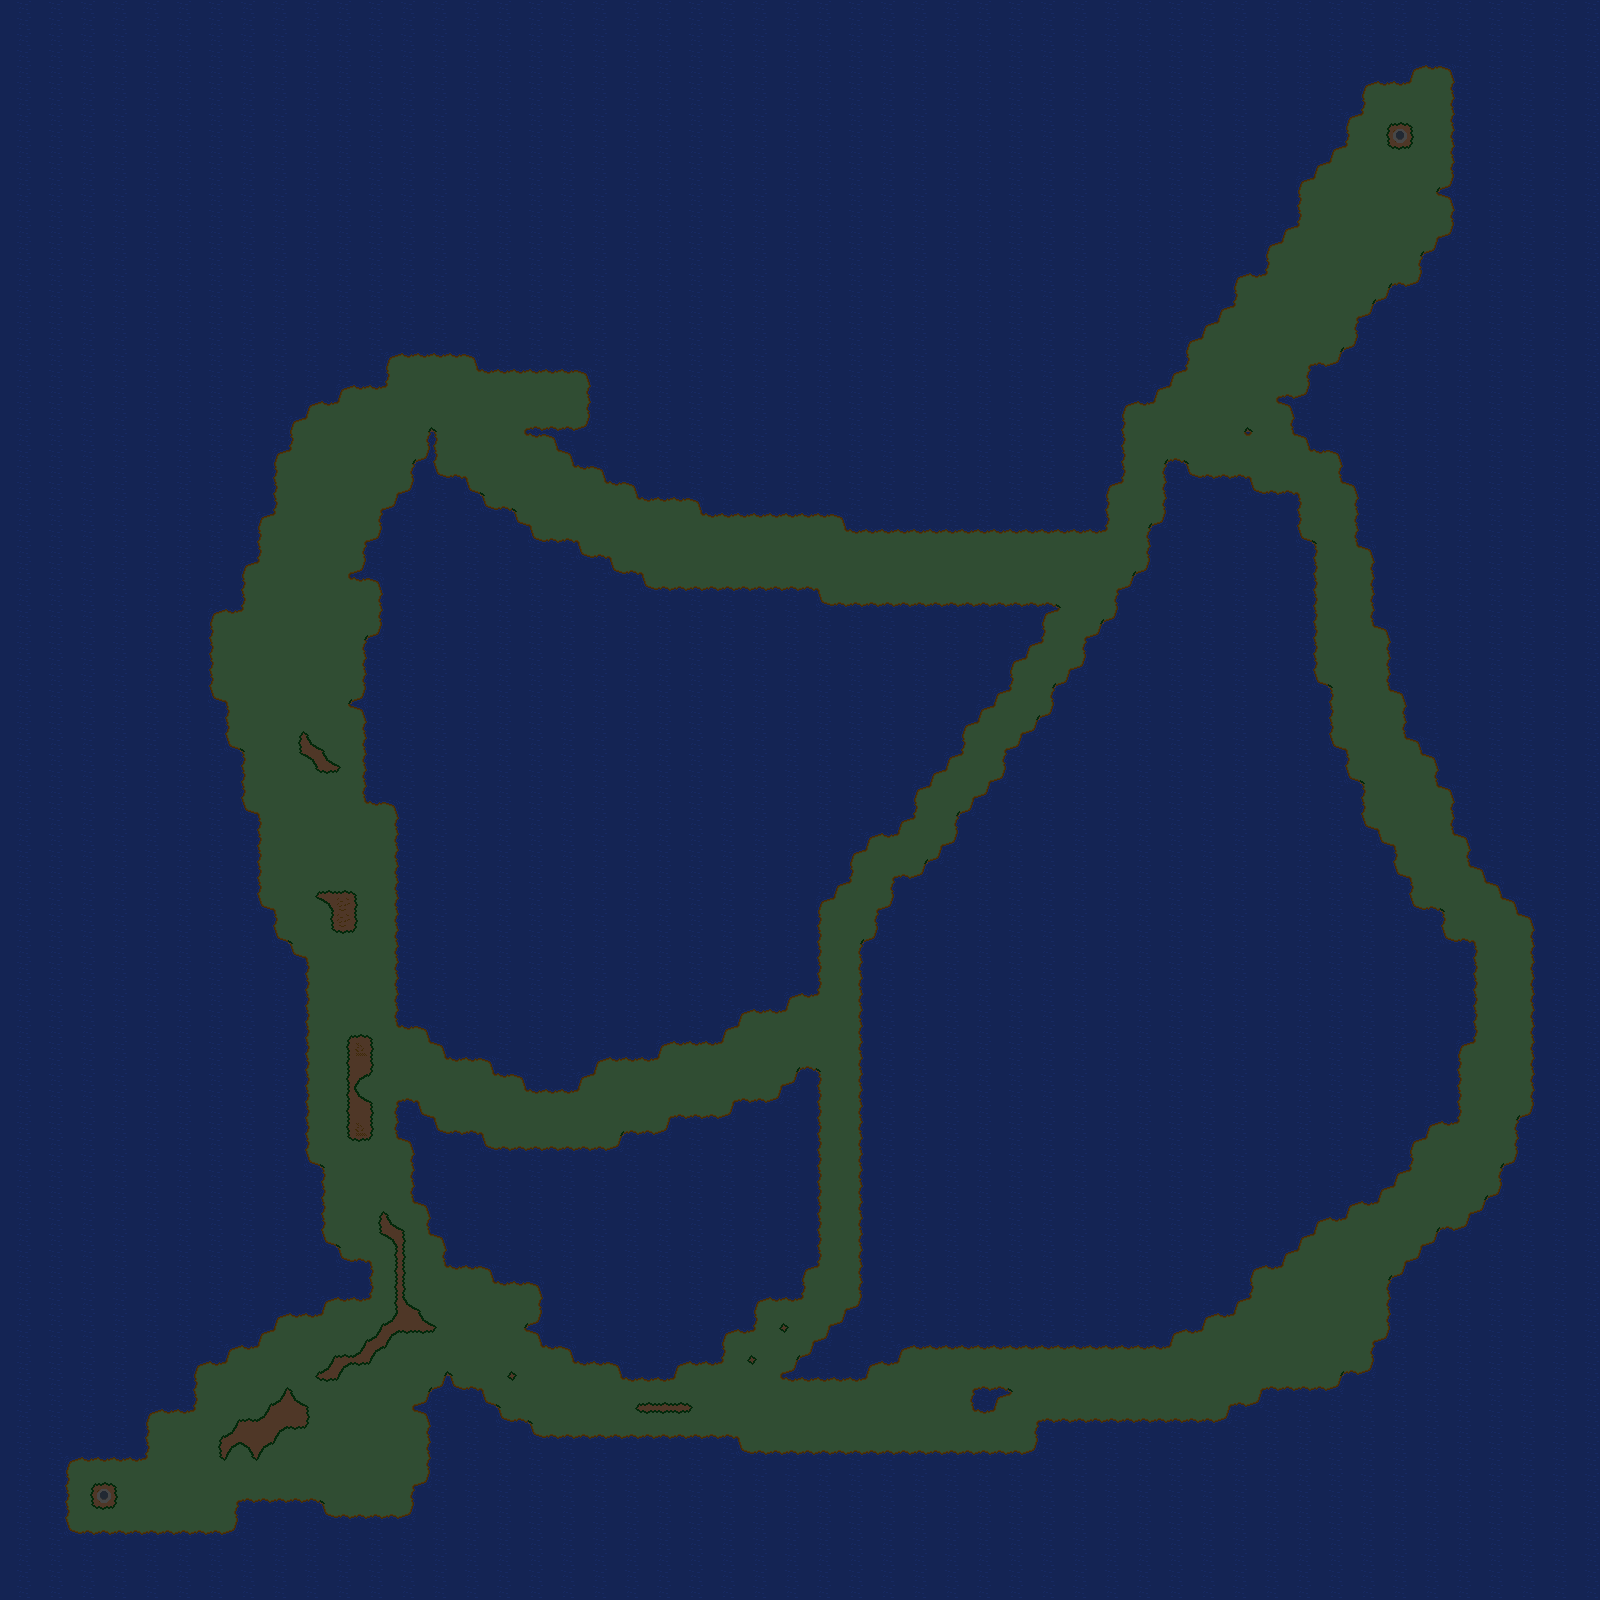

A 2D game scene composited from a Tiled map and its tileset images. What follows is a short description and the map's XML, with each tile layer's data collapsed to a summary:
An orthogonal 100x100 tile map with 16x16 px tiles, 2 tile layers (Tile Layer 1, Details) and 2 objects (a, b).

<map version="1.0" orientation="orthogonal" renderorder="right-down" width="100" height="100" tilewidth="16" tileheight="16" nextobjectid="4">
 <tileset firstgid="1" name="SpriteSheet(WIP) " tilewidth="16" tileheight="16" spacing="2" margin="1" tilecount="42" columns="6">
  <image source="SpriteSheet(WIP) .png" trans="4b637f" width="108" height="126" />
  <terraintypes>
   <terrain name="Grass" tile="-1">
    <properties>
     <property name="offsetX" type="int" value="0" />
     <property name="offsetY" type="int" value="-2" />
    </properties>
   </terrain>
   <terrain name="Water" tile="-1" />
   <terrain name="Dirt" tile="-1" />
  </terraintypes>
  <tile id="0">
   <properties>
    <property name="collidable" type="bool" value="false" />
   </properties>
  </tile>
  <tile id="1" terrain="0,0,0,0">
   <properties>
    <property name="collidable" type="bool" value="false" />
   </properties>
  </tile>
  <tile id="2" terrain="1,0,1,1">
   <properties>
    <property name="collidable" type="bool" value="false" />
   </properties>
  </tile>
  <tile id="3" terrain="0,1,1,1">
   <properties>
    <property name="collidable" type="bool" value="false" />
   </properties>
  </tile>
  <tile id="4" terrain="1,1,0,1">
   <properties>
    <property name="collidable" type="bool" value="false" />
   </properties>
  </tile>
  <tile id="5" terrain="1,1,1,0">
   <properties>
    <property name="collidable" type="bool" value="false" />
   </properties>
  </tile>
  <tile id="6" terrain="0,0,1,0">
   <properties>
    <property name="collidable" type="bool" value="false" />
   </properties>
  </tile>
  <tile id="7" terrain="0,0,0,1">
   <properties>
    <property name="collidable" type="bool" value="false" />
   </properties>
  </tile>
  <tile id="8" terrain="0,1,0,0">
   <properties>
    <property name="collidable" type="bool" value="false" />
   </properties>
  </tile>
  <tile id="9" terrain="1,0,0,0">
   <properties>
    <property name="collidable" type="bool" value="false" />
   </properties>
  </tile>
  <tile id="10" terrain="1,0,1,0">
   <properties>
    <property name="collidable" type="bool" value="false" />
   </properties>
  </tile>
  <tile id="11" terrain="0,0,1,1">
   <properties>
    <property name="collidable" type="bool" value="false" />
   </properties>
  </tile>
  <tile id="12" terrain="0,1,0,1">
   <properties>
    <property name="collidable" type="bool" value="false" />
   </properties>
  </tile>
  <tile id="13" terrain="1,1,0,0">
   <properties>
    <property name="collidable" type="bool" value="false" />
   </properties>
  </tile>
  <tile id="14" terrain="1,1,1,1">
   <properties>
    <property name="collidable" type="bool" value="true" />
   </properties>
  </tile>
  <tile id="15" terrain="1,1,1,1">
   <properties>
    <property name="collidable" type="bool" value="true" />
   </properties>
  </tile>
  <tile id="16" terrain="0,0,2,0">
   <properties>
    <property name="collidable" type="bool" value="false" />
   </properties>
  </tile>
  <tile id="17" terrain="0,0,0,2">
   <properties>
    <property name="collidable" type="bool" value="false" />
   </properties>
  </tile>
  <tile id="18" terrain="0,2,0,0">
   <properties>
    <property name="collidable" type="bool" value="false" />
   </properties>
  </tile>
  <tile id="19" terrain="2,0,0,0">
   <properties>
    <property name="collidable" type="bool" value="false" />
   </properties>
  </tile>
  <tile id="20" terrain="0,2,2,2">
   <properties>
    <property name="collidable" type="bool" value="false" />
   </properties>
  </tile>
  <tile id="21" terrain="2,2,0,2">
   <properties>
    <property name="collidable" type="bool" value="false" />
   </properties>
  </tile>
  <tile id="22" terrain="2,2,2,0">
   <properties>
    <property name="collidable" type="bool" value="false" />
   </properties>
  </tile>
  <tile id="23" terrain="2,0,2,2">
   <properties>
    <property name="collidable" type="bool" value="false" />
   </properties>
  </tile>
  <tile id="24" terrain="2,2,0,0">
   <properties>
    <property name="collidable" type="bool" value="false" />
   </properties>
  </tile>
  <tile id="25" terrain="2,0,2,0">
   <properties>
    <property name="collidable" type="bool" value="false" />
   </properties>
  </tile>
  <tile id="26" terrain="0,0,2,2">
   <properties>
    <property name="collidable" type="bool" value="false" />
   </properties>
  </tile>
  <tile id="27" terrain="0,2,0,2">
   <properties>
    <property name="collidable" type="bool" value="false" />
   </properties>
  </tile>
  <tile id="28" terrain="2,2,2,2">
   <properties>
    <property name="collidable" type="bool" value="false" />
   </properties>
  </tile>
  <tile id="29" terrain="2,2,2,2">
   <properties>
    <property name="collidable" type="bool" value="false" />
   </properties>
  </tile>
  <tile id="30" terrain="2,2,2,2">
   <properties>
    <property name="collidable" type="bool" value="false" />
   </properties>
  </tile>
  <tile id="31">
   <properties>
    <property name="collidable" type="bool" value="false" />
   </properties>
  </tile>
  <tile id="32">
   <properties>
    <property name="collidable" type="bool" value="false" />
   </properties>
  </tile>
  <tile id="33">
   <properties>
    <property name="collidable" type="bool" value="false" />
   </properties>
  </tile>
  <tile id="34">
   <properties>
    <property name="collidable" type="bool" value="false" />
   </properties>
  </tile>
  <tile id="35">
   <properties>
    <property name="collidable" type="bool" value="false" />
   </properties>
  </tile>
  <tile id="36">
   <properties>
    <property name="collidable" type="bool" value="false" />
   </properties>
  </tile>
  <tile id="37">
   <properties>
    <property name="collidable" type="bool" value="false" />
   </properties>
  </tile>
  <tile id="38">
   <properties>
    <property name="collidable" type="bool" value="false" />
   </properties>
  </tile>
  <tile id="39">
   <properties>
    <property name="collidable" type="bool" value="false" />
   </properties>
  </tile>
  <tile id="40">
   <properties>
    <property name="collidable" type="bool" value="false" />
   </properties>
  </tile>
  <tile id="41">
   <properties>
    <property name="collidable" type="bool" value="false" />
   </properties>
  </tile>
 </tileset>
 <layer name="Tile Layer 1" width="100" height="100">
  <data>[10000 cells, 10000 non-empty, 30 distinct tile ids]</data>
 </layer>
 <layer name="Details" width="100" height="100">
  <data>[10000 cells, 2 non-empty, 1 distinct tile ids]</data>
 </layer>
 <objectgroup name="LoadZones">
  <object id="1" name="a" x="96" y="1488" width="16" height="16">
   <properties>
    <property name="offsetX" type="int" value="0" />
    <property name="offsetY" type="int" value="-2" />
   </properties>
  </object>
  <object id="3" name="b" x="1392" y="128" width="16" height="16">
   <properties>
    <property name="offsetX" type="int" value="0" />
    <property name="offsetY" type="int" value="2" />
   </properties>
  </object>
 </objectgroup>
</map>
